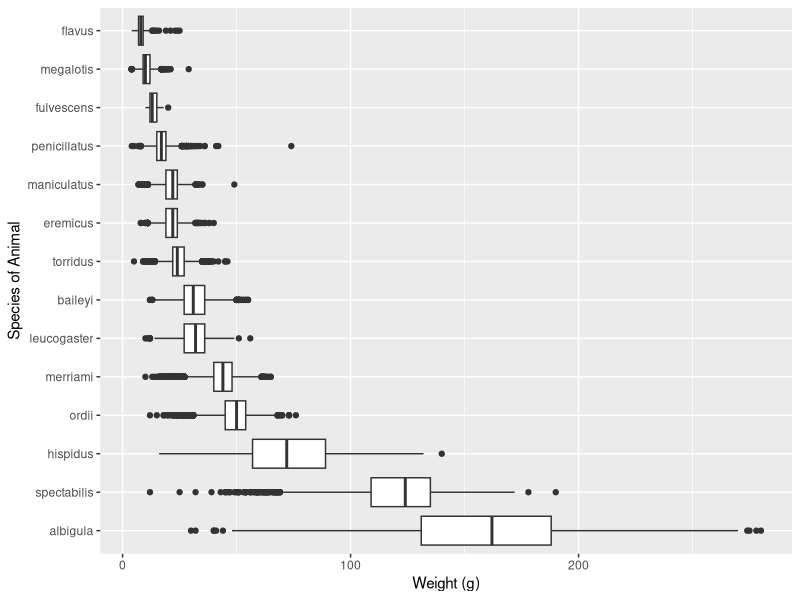
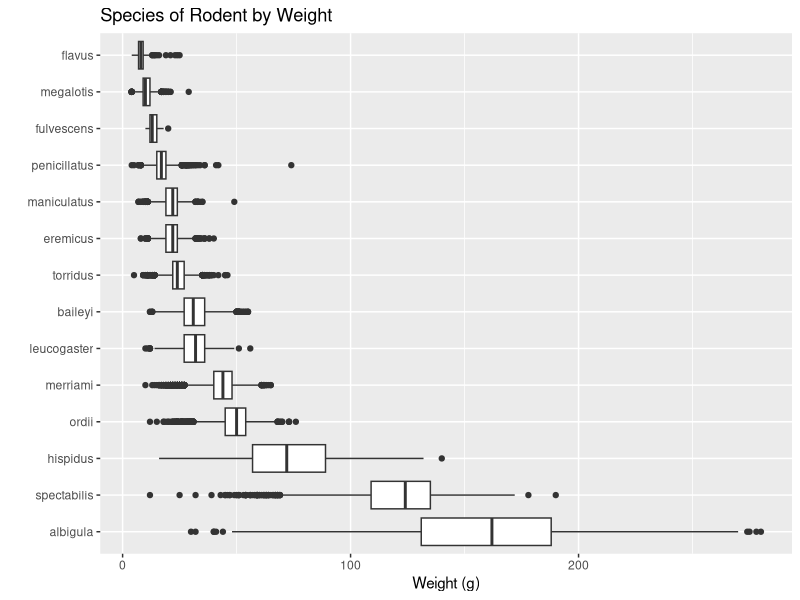
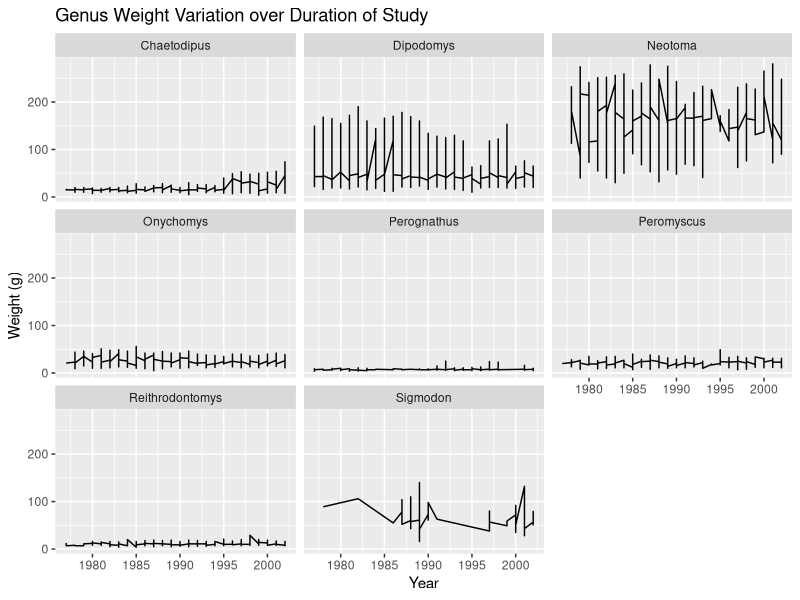
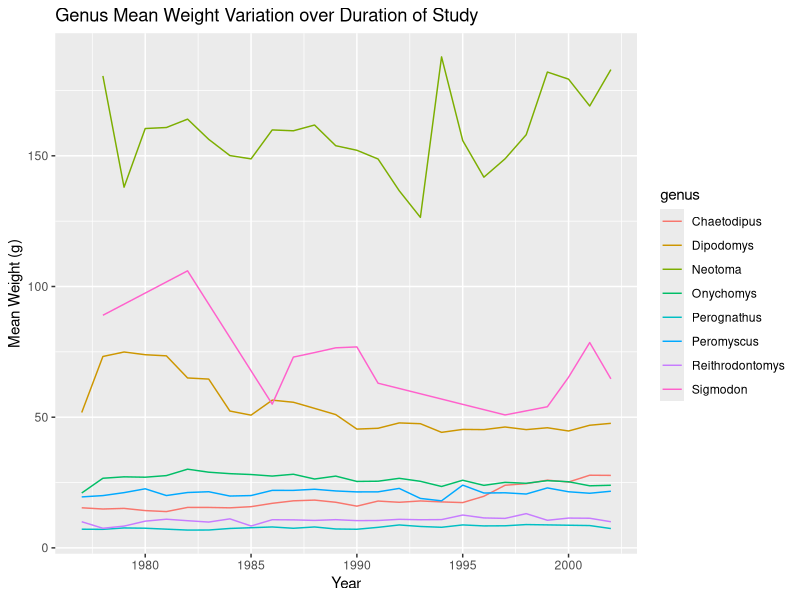
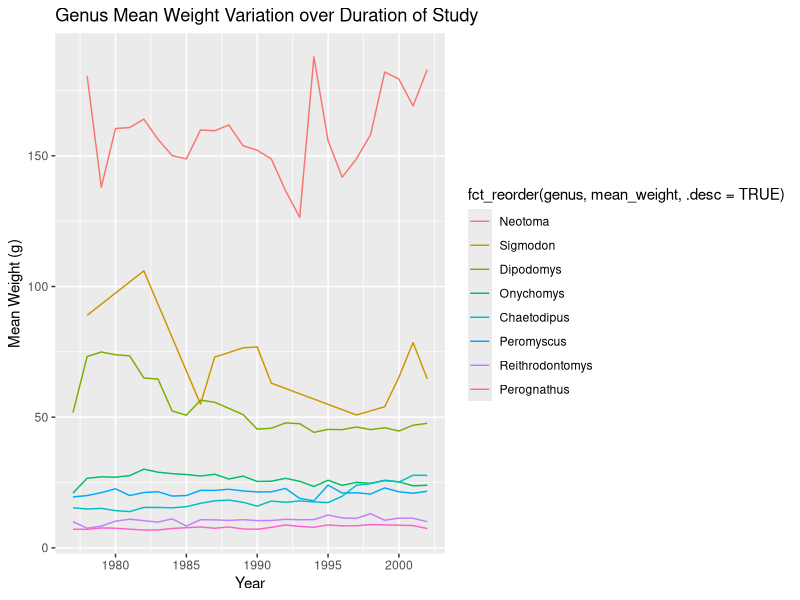
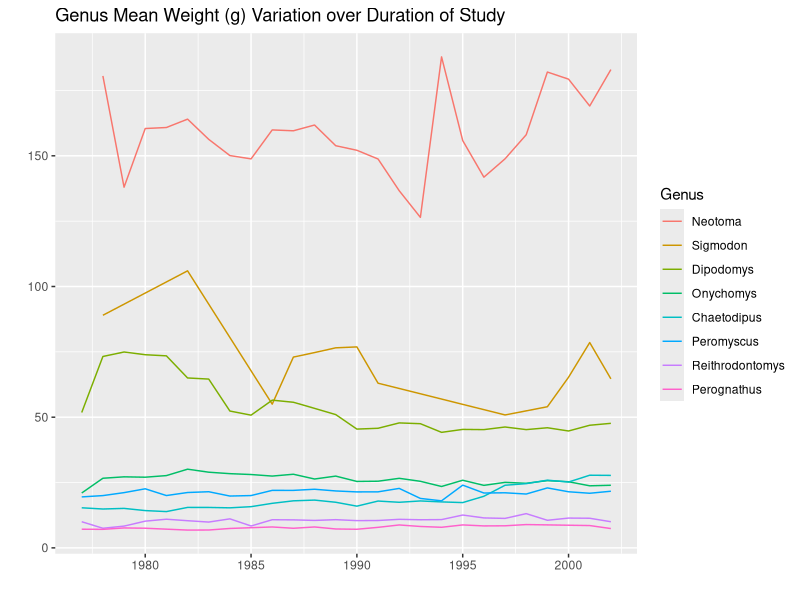
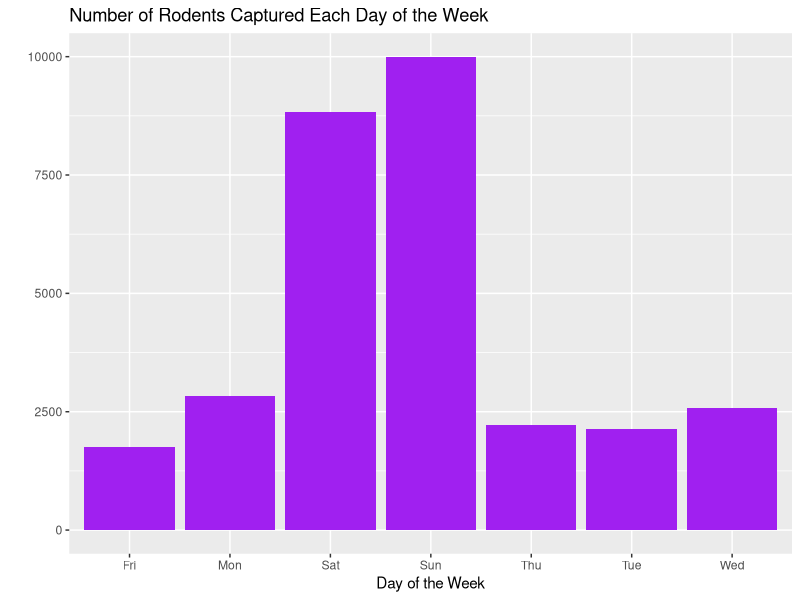
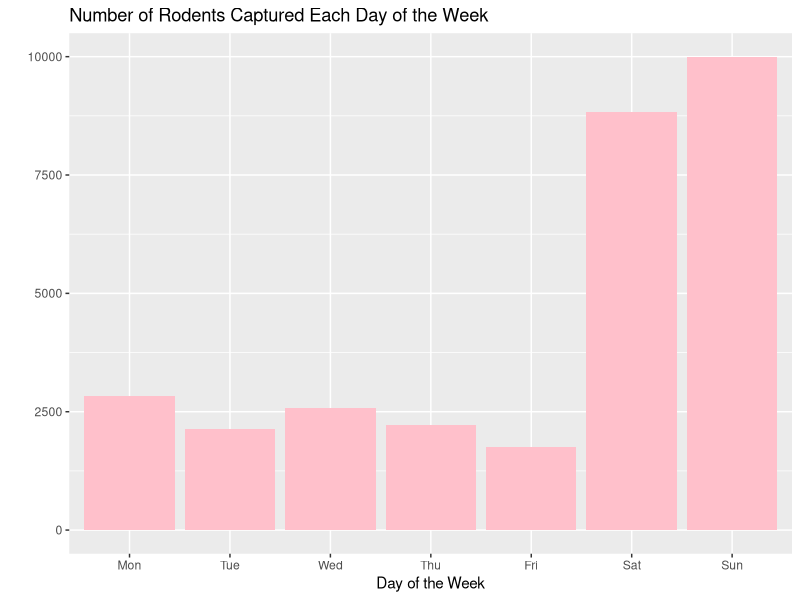

These figures' R source, in order:
## ---- chunk 1
#| echo: False 
#| output: False
library(tidyverse)
library(here)
surveys <- read_csv(here::here("datasets", "surveys.csv"))
## ---- chunk 2
#lab 2 plot 
surveys |> 
  ggplot(mapping = aes(y = fct_reorder(species, 
                                       weight, 
                                       .desc = TRUE), 
                       x = weight)) + 
  geom_boxplot() + 
  labs(x = "Weight (g)",
       y = "Species of Animal")  
## ---- chunk 3
surveys |> 
  ggplot(mapping = aes(y = fct_reorder(species, weight, .desc = TRUE), 
                       x = weight)) + 
  geom_boxplot() + 
  labs(x = "Weight (g)", 
       y = " ") +
  ggtitle("Species of Rodent by Weight")
## ---- chunk 4
surveys |> 
  ggplot(aes(x = year, 
             y = weight)) + 
  geom_line() + 
  facet_wrap( ~ genus) +
  labs(title = "Genus Weight Variation over Duration of Study", 
       x = "Year", 
       y = "Weight (g)")
## ---- chunk 5
#| message: False
mean_yearly_weight <- surveys |> 
  group_by(year, genus) |> 
  summarize(mean_weight = mean(weight))

surveys_exp <- full_join(surveys, mean_yearly_weight)

surveys_exp |> 
  ggplot(aes(x = year, 
             y = mean_weight, 
             color = genus)) +
  geom_line() + 
  labs(title = "Genus Mean Weight Variation over Duration of Study", 
       x = "Year", y = "Mean Weight (g)") 
## ---- chunk 6
surveys_exp |> 
  ggplot(aes(x = year, 
             y = mean_weight, 
             color = fct_reorder(genus, mean_weight, .desc = TRUE))) +
  geom_line() + 
  labs(title = "Genus Mean Weight Variation over Duration of Study", 
       x = "Year", 
       y = "Mean Weight (g)")
## ---- chunk 7
surveys_exp |> 
  ggplot(aes(x = year, 
             y = mean_weight, 
             color = fct_reorder(genus, mean_weight, .desc = TRUE))) +
  geom_line() + 
  labs(title = "Genus Mean Weight (g) Variation over Duration of Study", 
       x = "", 
       y = "", 
       color = "Genus")
## ---- chunk 8
surveys_daily <- surveys |> 
  group_by(day_of_week) |> 
  drop_na(day_of_week) |> 
  count(day_of_week)
  
surveys |> 
  drop_na(day_of_week) |>
  ggplot(mapping = aes(x = fct_relevel(day_of_week))) + 
  geom_bar(fill = "purple") + 
  labs(x = "Day of the Week", 
       y = "", 
       title = "Number of Rodents Captured Each Day of the Week")

## ---- chunk 9
surveys |> 
  drop_na(day_of_week) |>
  ggplot(mapping = aes(x = fct_relevel(day_of_week, 
                                     c("Mon", 
                                       "Tue", 
                                       "Wed", 
                                       "Thu", 
                                       "Fri", 
                                       "Sat", 
                                       "Sun")))) + 
  geom_bar(fill = "pink") + 
  labs(x = "Day of the Week", 
       y = "", 
       title = "Number of Rodents Captured Each Day of the Week")
## ---- chunk 10
surveys <- surveys |> 
  drop_na(day_of_week) |>
  mutate(time_of_week = fct_collapse(day_of_week,
               Weekday = c("Mon", "Tue", "Wed", "Thu", "Fri"), 
               Weekend = c("Sat", "Sun")))

ggplot(data = surveys, mapping = aes(x = time_of_week)) + 
  geom_bar(fill = "orange") +
  labs(x = "Time of Week", 
       y = "", 
       title = "Number of Rodents Captured During Weekdays vs Weekends")
